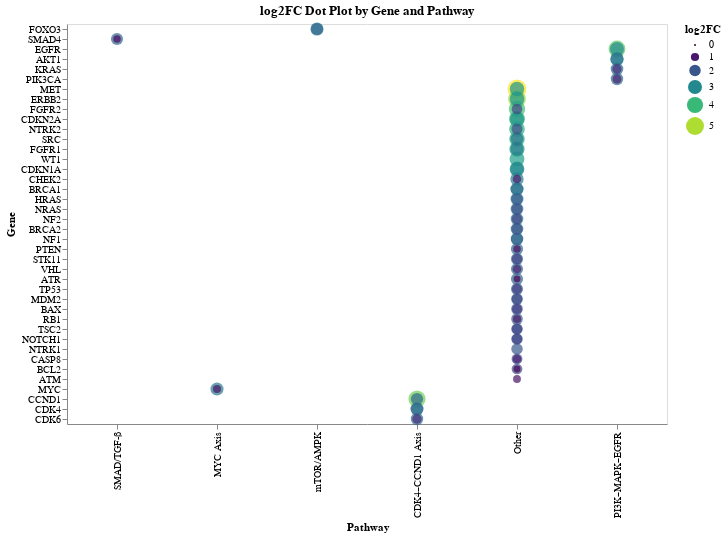

Source (notebook cell):
### Code cell
import altair as alt
import pandas as pd

# Assume df_annotated is your DataFrame with 'Gene', 'Refined Pathway Category', 'log2FC'
#df = df_annotated.copy()
df = df[df["log2FC"] > 0]  # Only meaningful values

dotplot = alt.Chart(df).mark_circle().encode(
    x=alt.X("Pathway Category:N", title="Pathway", sort="-y"),
    y=alt.Y("Gene:N", title="Gene", sort="-x"),
    size=alt.Size("log2FC:Q", title="log2FC"),
    color=alt.Color("log2FC:Q", scale=alt.Scale(scheme="viridis")),
    tooltip=["Gene", "Pathway Category", "log2FC"]
).properties(
    title="log2FC Dot Plot by Gene and Pathway",
    width=600,
    height=400
).interactive()

dotplot

### Figure 1 — Vega-Lite specification as saved in the notebook (floating-point values rounded to 4 significant figures)
{"config": {"view": {"continuousWidth": 300, "continuousHeight": 300}}, "data": {"name": "data-35b8164c73588835e5c443dbdc1c4775"}, "mark": {"type": "circle"}, "encoding": {"color": {"field": "log2FC", "scale": {"scheme": "viridis"}, "type": "quantitative"}, "size": {"field": "log2FC", "title": "log2FC", "type": "quantitative"}, "tooltip": [{"field": "Gene", "type": "nominal"}, {"field": "Pathway Category", "type": "nominal"}, {"field": "log2FC", "type": "quantitative"}], "x": {"field": "Pathway Category", "sort": "-y", "title": "Pathway", "type": "nominal"}, "y": {"field": "Gene", "sort": "-x", "title": "Gene", "type": "nominal"}}, "height": 400, "params": [{"name": "param_1", "select": {"type": "interval", "encodings": ["x", "y"]}, "bind": "scales"}], "title": "log2FC Dot Plot by Gene and Pathway", "width": 600, "$schema": "https://vega.github.io/schema/vega-lite/v5.20.1.json", "datasets": {"data-35b8164c73588835e5c443dbdc1c4775": [{"Gene": "MET", "Dataset": "GSE180286", "P-value": 5.054e-74, "log2FC": 5.594, "Mean Difference": 0.006545, "DGIdb Status": "Not Targeted", "Has Breast Cancer Trial": "No", "Pathway Category": "Other"}, {"Gene": "ERBB2", "Dataset": "GSE180286", "P-value": 0.0, "log2FC": 4.833, "Mean Difference": 0.2678, "DGIdb Status": "FDA-approved", "Has Breast Cancer Trial": "Yes", "Pathway Category": "Other"}, {"Gene": "CCND1", "Dataset": "GSE180286", "P-value": 0.0, "log2FC": 4.526, "Mean Difference": 0.4838, "DGIdb Status": "Not Targeted", "Has Breast Cancer Trial": "Yes", "Pathway Category": "CDK4–CCND1 Axis"}, {"Gene": "EGFR", "Dataset": "GSE180286", "P-value": 7.055e-69, "log2FC": 4.36, "Mean Difference": 0.007754, "DGIdb Status": "FDA-approved", "Has Breast Cancer Trial": "Yes", "Pathway Category": "PI3K–MAPK–EGFR"}, {"Gene": "FGFR2", "Dataset": "GSE180286", "P-value": 1.134e-31, "log2FC": 4.142, "Mean Difference": 0.003312, "DGIdb Status": "Not Targeted", "Has Breast Cancer Trial": "No", "Pathway Category": "Other"}, {"Gene": "CDKN2A", "Dataset": "GSE180286", "P-value": 0.0, "log2FC": 3.926, "Mean Difference": 0.07463, "DGIdb Status": "Not Targeted", "Has Breast Cancer Trial": "No", "Pathway Category": "Other"}, {"Gene": "NTRK2", "Dataset": "GSE180286", "P-value": 3.119e-51, "log2FC": 3.8, "Mean Difference": 0.006892, "DGIdb Status": "Not Targeted", "Has Breast Cancer Trial": "No", "Pathway Category": "Other"}, {"Gene": "SRC", "Dataset": "GSE180286", "P-value": 7.877e-71, "log2FC": 3.728, "Mean Difference": 0.008596, "DGIdb Status": "Not Targeted", "Has Breast Cancer Trial": "No", "Pathway Category": "Other"}, {"Gene": "FGFR1", "Dataset": "GSE180286", "P-value": 0.0, "log2FC": 3.608, "Mean Difference": 0.09091, "DGIdb Status": "Not Targeted", "Has Breast Cancer Trial": "No", "Pathway Category": "Other"}, {"Gene": "WT1", "Dataset": "GSE161529", "P-value": 1.302e-46, "log2FC": 3.432, "Mean Difference": 0.001784, "DGIdb Status": "Not Targeted", "Has Breast Cancer Trial": "No", "Pathway Category": "Other"}, {"Gene": "CDKN1A", "Dataset": "GSE180286", "P-value": 0.0, "log2FC": 3.365, "Mean Difference": 0.1349, "DGIdb Status": "Not Targeted", "Has Breast Cancer Trial": "No", "Pathway Category": "Other"}, {"Gene": "ERBB2", "Dataset": "GSE161529", "P-value": 0.0, "log2FC": 3.26, "Mean Difference": 0.789, "DGIdb Status": "FDA-approved", "Has Breast Cancer Trial": "Yes", "Pathway Category": "Other"}, {"Gene": "MET", "Dataset": "GSE161529", "P-value": 0.0, "log2FC": 3.25, "Mean Difference": 0.1275, "DGIdb Status": "Not Targeted", "Has Breast Cancer Trial": "No", "Pathway Category": "Other"}, {"Gene": "CDKN2A", "Dataset": "GSE161529", "P-value": 0.0, "log2FC": 3.185, "Mean Difference": 0.4048, "DGIdb Status": "Not Targeted", "Has Breast Cancer Trial": "No", "Pathway Category": "Other"}, {"Gene": "EGFR", "Dataset": "GSE161529", "P-value": 0.0, "log2FC": 3.022, "Mean Difference": 0.1516, "DGIdb Status": "FDA-approved", "Has Breast Cancer Trial": "Yes", "Pathway Category": "PI3K–MAPK–EGFR"}, {"Gene": "CDKN1A", "Dataset": "GSE161529", "P-value": 0.0, "log2FC": 2.917, "Mean Difference": 0.5685, "DGIdb Status": "Not Targeted", "Has Breast Cancer Trial": "No", "Pathway Category": "Other"}, {"Gene": "CHEK2", "Dataset": "GSE161529", "P-value": 0.0, "log2FC": 2.741, "Mean Difference": 0.03332, "DGIdb Status": "Emerging", "Has Breast Cancer Trial": "Yes", "Pathway Category": "Other"}, {"Gene": "AKT1", "Dataset": "GSE180286", "P-value": 2.765e-197, "log2FC": 2.725, "Mean Difference": 0.03249, "DGIdb Status": "Not Targeted", "Has Breast Cancer Trial": "No", "Pathway Category": "PI3K–MAPK–EGFR"}, {"Gene": "FGFR1", "Dataset": "GSE161529", "P-value": 0.0, "log2FC": 2.723, "Mean Difference": 0.369, "DGIdb Status": "Not Targeted", "Has Breast Cancer Trial": "No", "Pathway Category": "Other"}, {"Gene": "FOXO3", "Dataset": "GSE161529", "P-value": 0.0, "log2FC": 2.646, "Mean Difference": 0.3288, "DGIdb Status": "Emerging", "Has Breast Cancer Trial": "No", "Pathway Category": "mTOR/AMPK"}, {"Gene": "AKT1", "Dataset": "GSE161529", "P-value": 0.0, "log2FC": 2.62, "Mean Difference": 0.1482, "DGIdb Status": "Not Targeted", "Has Breast Cancer Trial": "No", "Pathway Category": "PI3K–MAPK–EGFR"}, {"Gene": "MYC", "Dataset": "GSE161529", "P-value": 0.0, "log2FC": 2.618, "Mean Difference": 1.041, "DGIdb Status": "Not Targeted", "Has Breast Cancer Trial": "No", "Pathway Category": "MYC Axis"}, {"Gene": "BRCA1", "Dataset": "GSE161529", "P-value": 6.134e-310, "log2FC": 2.6, "Mean Difference": 0.02821, "DGIdb Status": "Not Targeted", "Has Breast Cancer Trial": "No", "Pathway Category": "Other"}, {"Gene": "HRAS", "Dataset": "GSE161529", "P-value": 0.0, "log2FC": 2.594, "Mean Difference": 0.1731, "DGIdb Status": "Not Targeted", "Has Breast Cancer Trial": "No", "Pathway Category": "Other"}, {"Gene": "CDK4", "Dataset": "GSE161529", "P-value": 0.0, "log2FC": 2.56, "Mean Difference": 0.4013, "DGIdb Status": "FDA-approved", "Has Breast Cancer Trial": "Yes", "Pathway Category": "CDK4–CCND1 Axis"}, {"Gene": "SRC", "Dataset": "GSE161529", "P-value": 0.0, "log2FC": 2.552, "Mean Difference": 0.03661, "DGIdb Status": "Not Targeted", "Has Breast Cancer Trial": "No", "Pathway Category": "Other"}, {"Gene": "BRCA1", "Dataset": "GSE180286", "P-value": 2.057e-187, "log2FC": 2.528, "Mean Difference": 0.03506, "DGIdb Status": "Not Targeted", "Has Breast Cancer Trial": "No", "Pathway Category": "Other"}, {"Gene": "NRAS", "Dataset": "GSE161529", "P-value": 0.0, "log2FC": 2.477, "Mean Difference": 0.1041, "DGIdb Status": "Not Targeted", "Has Breast Cancer Trial": "No", "Pathway Category": "Other"}, {"Gene": "NF2", "Dataset": "GSE161529", "P-value": 0.0, "log2FC": 2.431, "Mean Difference": 0.07865, "DGIdb Status": "Not Targeted", "Has Breast Cancer Trial": "No", "Pathway Category": "Other"}, {"Gene": "KRAS", "Dataset": "GSE161529", "P-value": 0.0, "log2FC": 2.43, "Mean Difference": 0.2765, "DGIdb Status": "Not Targeted", "Has Breast Cancer Trial": "No", "Pathway Category": "PI3K–MAPK–EGFR"}, {"Gene": "BRCA2", "Dataset": "GSE161529", "P-value": 2.22e-243, "log2FC": 2.429, "Mean Difference": 0.02519, "DGIdb Status": "Not Targeted", "Has Breast Cancer Trial": "No", "Pathway Category": "Other"}, {"Gene": "CDK4", "Dataset": "GSE180286", "P-value": 0.0, "log2FC": 2.428, "Mean Difference": 0.1055, "DGIdb Status": "FDA-approved", "Has Breast Cancer Trial": "Yes", "Pathway Category": "CDK4–CCND1 Axis"}, {"Gene": "NF1", "Dataset": "GSE161529", "P-value": 0.0, "log2FC": 2.402, "Mean Difference": 0.1473, "DGIdb Status": "Not Targeted", "Has Breast Cancer Trial": "No", "Pathway Category": "Other"}, {"Gene": "PIK3CA", "Dataset": "GSE161529", "P-value": 0.0, "log2FC": 2.355, "Mean Difference": 0.07771, "DGIdb Status": "FDA-approved", "Has Breast Cancer Trial": "Yes", "Pathway Category": "PI3K–MAPK–EGFR"}, {"Gene": "CDK6", "Dataset": "GSE161529", "P-value": 0.0, "log2FC": 2.352, "Mean Difference": 0.1253, "DGIdb Status": "FDA-approved", "Has Breast Cancer Trial": "Yes", "Pathway Category": "CDK4–CCND1 Axis"}, {"Gene": "PTEN", "Dataset": "GSE161529", "P-value": 0.0, "log2FC": 2.287, "Mean Difference": 0.1801, "DGIdb Status": "Not Targeted", "Has Breast Cancer Trial": "No", "Pathway Category": "Other"}, {"Gene": "STK11", "Dataset": "GSE161529", "P-value": 0.0, "log2FC": 2.284, "Mean Difference": 0.06197, "DGIdb Status": "Not Targeted", "Has Breast Cancer Trial": "No", "Pathway Category": "Other"}, {"Gene": "NF1", "Dataset": "GSE180286", "P-value": 3.363e-267, "log2FC": 2.275, "Mean Difference": 0.05512, "DGIdb Status": "Not Targeted", "Has Breast Cancer Trial": "No", "Pathway Category": "Other"}, {"Gene": "FOXO3", "Dataset": "GSE180286", "P-value": 0.0, "log2FC": 2.275, "Mean Difference": 0.09366, "DGIdb Status": "Emerging", "Has Breast Cancer Trial": "No", "Pathway Category": "mTOR/AMPK"}, {"Gene": "CCND1", "Dataset": "GSE161529", "P-value": 0.0, "log2FC": 2.275, "Mean Difference": 0.918, "DGIdb Status": "Not Targeted", "Has Breast Cancer Trial": "Yes", "Pathway Category": "CDK4–CCND1 Axis"}, {"Gene": "VHL", "Dataset": "GSE161529", "P-value": 0.0, "log2FC": 2.254, "Mean Difference": 0.09198, "DGIdb Status": "Emerging", "Has Breast Cancer Trial": "No", "Pathway Category": "Other"}, {"Gene": "ATR", "Dataset": "GSE161529", "P-value": 0.0, "log2FC": 2.25, "Mean Difference": 0.03903, "DGIdb Status": "Not Targeted", "Has Breast Cancer Trial": "No", "Pathway Category": "Other"}, {"Gene": "TP53", "Dataset": "GSE161529", "P-value": 0.0, "log2FC": 2.227, "Mean Difference": 0.1048, "DGIdb Status": "Not Targeted", "Has Breast Cancer Trial": "No", "Pathway Category": "Other"}, {"Gene": "SMAD4", "Dataset": "GSE161529", "P-value": 0.0, "log2FC": 2.225, "Mean Difference": 0.0991, "DGIdb Status": "Emerging", "Has Breast Cancer Trial": "No", "Pathway Category": "SMAD/TGF-β"}, {"Gene": "MDM2", "Dataset": "GSE161529", "P-value": 0.0, "log2FC": 2.101, "Mean Difference": 0.1236, "DGIdb Status": "Not Targeted", "Has Breast Cancer Trial": "No", "Pathway Category": "Other"}, {"Gene": "HRAS", "Dataset": "GSE180286", "P-value": 3.408e-170, "log2FC": 2.084, "Mean Difference": 0.03698, "DGIdb Status": "Not Targeted", "Has Breast Cancer Trial": "No", "Pathway Category": "Other"}, {"Gene": "BAX", "Dataset": "GSE161529", "P-value": 0.0, "log2FC": 2.08, "Mean Difference": 0.324, "DGIdb Status": "Not Targeted", "Has Breast Cancer Trial": "No", "Pathway Category": "Other"}, {"Gene": "RB1", "Dataset": "GSE161529", "P-value": 0.0, "log2FC": 2.075, "Mean Difference": 0.1038, "DGIdb Status": "Not Targeted", "Has Breast Cancer Trial": "No", "Pathway Category": "Other"}, {"Gene": "TSC2", "Dataset": "GSE161529", "P-value": 0.0, "log2FC": 2.064, "Mean Difference": 0.1132, "DGIdb Status": "Not Targeted", "Has Breast Cancer Trial": "No", "Pathway Category": "Other"}, {"Gene": "NOTCH1", "Dataset": "GSE161529", "P-value": 0.0, "log2FC": 2.028, "Mean Difference": 0.04754, "DGIdb Status": "Not Targeted", "Has Breast Cancer Trial": "No", "Pathway Category": "Other"}, {"Gene": "NTRK1", "Dataset": "GSE161529", "P-value": 1.305e-11, "log2FC": 2.018, "Mean Difference": 0.001255, "DGIdb Status": "Not Targeted", "Has Breast Cancer Trial": "No", "Pathway Category": "Other"}, {"Gene": "BRCA2", "Dataset": "GSE180286", "P-value": 2.29e-121, "log2FC": 1.919, "Mean Difference": 0.03171, "DGIdb Status": "Not Targeted", "Has Breast Cancer Trial": "No", "Pathway Category": "Other"}, {"Gene": "NRAS", "Dataset": "GSE180286", "P-value": 3.369e-121, "log2FC": 1.903, "Mean Difference": 0.02979, "DGIdb Status": "Not Targeted", "Has Breast Cancer Trial": "No", "Pathway Category": "Other"}, {"Gene": "NTRK2", "Dataset": "GSE161529", "P-value": 4.97e-269, "log2FC": 1.845, "Mean Difference": 0.09119, "DGIdb Status": "Not Targeted", "Has Breast Cancer Trial": "No", "Pathway Category": "Other"}, {"Gene": "CASP8", "Dataset": "GSE161529", "P-value": 0.0, "log2FC": 1.804, "Mean Difference": 0.05334, "DGIdb Status": "Emerging", "Has Breast Cancer Trial": "No", "Pathway Category": "Other"}, {"Gene": "FGFR2", "Dataset": "GSE161529", "P-value": 1.281e-123, "log2FC": 1.743, "Mean Difference": 0.02439, "DGIdb Status": "Not Targeted", "Has Breast Cancer Trial": "No", "Pathway Category": "Other"}, {"Gene": "BCL2", "Dataset": "GSE161529", "P-value": 0.0, "log2FC": 1.738, "Mean Difference": 0.06716, "DGIdb Status": "Not Targeted", "Has Breast Cancer Trial": "No", "Pathway Category": "Other"}, {"Gene": "MDM2", "Dataset": "GSE180286", "P-value": 0.0, "log2FC": 1.73, "Mean Difference": 0.08725, "DGIdb Status": "Not Targeted", "Has Breast Cancer Trial": "No", "Pathway Category": "Other"}, {"Gene": "NF2", "Dataset": "GSE180286", "P-value": 1.105e-57, "log2FC": 1.718, "Mean Difference": 0.01597, "DGIdb Status": "Not Targeted", "Has Breast Cancer Trial": "No", "Pathway Category": "Other"}, {"Gene": "NOTCH1", "Dataset": "GSE180286", "P-value": 8.639e-30, "log2FC": 1.657, "Mean Difference": 0.008737, "DGIdb Status": "Not Targeted", "Has Breast Cancer Trial": "No", "Pathway Category": "Other"}, {"Gene": "TSC2", "Dataset": "GSE180286", "P-value": 1.694e-48, "log2FC": 1.651, "Mean Difference": 0.01433, "DGIdb Status": "Not Targeted", "Has Breast Cancer Trial": "No", "Pathway Category": "Other"}, {"Gene": "STK11", "Dataset": "GSE180286", "P-value": 1.147e-35, "log2FC": 1.621, "Mean Difference": 0.01015, "DGIdb Status": "Not Targeted", "Has Breast Cancer Trial": "No", "Pathway Category": "Other"}, {"Gene": "TP53", "Dataset": "GSE180286", "P-value": 2.616e-139, "log2FC": 1.537, "Mean Difference": 0.04709, "DGIdb Status": "Not Targeted", "Has Breast Cancer Trial": "No", "Pathway Category": "Other"}, {"Gene": "BAX", "Dataset": "GSE180286", "P-value": 0.0, "log2FC": 1.529, "Mean Difference": 0.1859, "DGIdb Status": "Not Targeted", "Has Breast Cancer Trial": "No", "Pathway Category": "Other"}, {"Gene": "CDK6", "Dataset": "GSE180286", "P-value": 2.426e-135, "log2FC": 1.33, "Mean Difference": 0.05309, "DGIdb Status": "FDA-approved", "Has Breast Cancer Trial": "Yes", "Pathway Category": "CDK4–CCND1 Axis"}, {"Gene": "KRAS", "Dataset": "GSE180286", "P-value": 0.0, "log2FC": 1.327, "Mean Difference": 0.1718, "DGIdb Status": "Not Targeted", "Has Breast Cancer Trial": "No", "Pathway Category": "PI3K–MAPK–EGFR"}, {"Gene": "PIK3CA", "Dataset": "GSE180286", "P-value": 1.396e-95, "log2FC": 1.182, "Mean Difference": 0.04096, "DGIdb Status": "FDA-approved", "Has Breast Cancer Trial": "Yes", "Pathway Category": "PI3K–MAPK–EGFR"}, {"Gene": "VHL", "Dataset": "GSE180286", "P-value": 1.363e-118, "log2FC": 1.126, "Mean Difference": 0.05356, "DGIdb Status": "Emerging", "Has Breast Cancer Trial": "No", "Pathway Category": "Other"}, {"Gene": "CASP8", "Dataset": "GSE180286", "P-value": 2.732e-137, "log2FC": 1.102, "Mean Difference": 0.06887, "DGIdb Status": "Emerging", "Has Breast Cancer Trial": "No", "Pathway Category": "Other"}, {"Gene": "CHEK2", "Dataset": "GSE180286", "P-value": 4.515e-23, "log2FC": 1.088, "Mean Difference": 0.01014, "DGIdb Status": "Emerging", "Has Breast Cancer Trial": "Yes", "Pathway Category": "Other"}, {"Gene": "RB1", "Dataset": "GSE180286", "P-value": 5.303e-88, "log2FC": 1.001, "Mean Difference": 0.04714, "DGIdb Status": "Not Targeted", "Has Breast Cancer Trial": "No", "Pathway Category": "Other"}, {"Gene": "MYC", "Dataset": "GSE180286", "P-value": 7.913e-124, "log2FC": 0.9602, "Mean Difference": 0.06888, "DGIdb Status": "Not Targeted", "Has Breast Cancer Trial": "No", "Pathway Category": "MYC Axis"}, {"Gene": "ATM", "Dataset": "GSE161529", "P-value": 2.647e-147, "log2FC": 0.9036, "Mean Difference": 0.06369, "DGIdb Status": "Not Targeted", "Has Breast Cancer Trial": "No", "Pathway Category": "Other"}, {"Gene": "PTEN", "Dataset": "GSE180286", "P-value": 2.036e-133, "log2FC": 0.8419, "Mean Difference": 0.08248, "DGIdb Status": "Not Targeted", "Has Breast Cancer Trial": "No", "Pathway Category": "Other"}, {"Gene": "SMAD4", "Dataset": "GSE180286", "P-value": 3.837e-24, "log2FC": 0.8177, "Mean Difference": 0.01518, "DGIdb Status": "Emerging", "Has Breast Cancer Trial": "No", "Pathway Category": "SMAD/TGF-β"}, {"Gene": "BCL2", "Dataset": "GSE180286", "P-value": 2.753e-76, "log2FC": 0.6962, "Mean Difference": 0.06251, "DGIdb Status": "Not Targeted", "Has Breast Cancer Trial": "No", "Pathway Category": "Other"}, {"Gene": "ATR", "Dataset": "GSE180286", "P-value": 2.57e-31, "log2FC": 0.6825, "Mean Difference": 0.02404, "DGIdb Status": "Not Targeted", "Has Breast Cancer Trial": "No", "Pathway Category": "Other"}]}}
